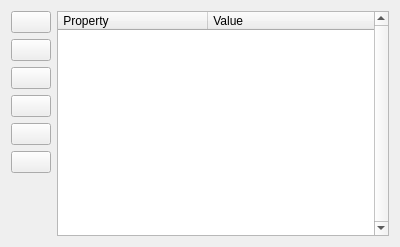
<?xml version="1.0" encoding="UTF-8"?>
<ui version="4.0">
 <class>properties_widget</class>
 <widget class="QWidget" name="properties_widget">
  <property name="geometry">
   <rect>
    <x>0</x>
    <y>0</y>
    <width>400</width>
    <height>247</height>
   </rect>
  </property>
  <layout class="QVBoxLayout" name="verticalLayout">
   <item>
    <layout class="QGridLayout" name="gridLayout">
     <item row="0" column="0">
      <layout class="QVBoxLayout" name="leftButtonsLayout">
       <item>
        <widget class="QPushButton" name="newPropertyButton">
         <property name="toolTip">
          <string>Add property</string>
         </property>
         <property name="text">
          <string/>
         </property>
         <property name="icon">
          <iconset resource="../../tactile.qrc">
           <normaloff>:/resources/icons/fluent/64/add.png</normaloff>:/resources/icons/fluent/64/add.png</iconset>
         </property>
        </widget>
       </item>
       <item>
        <widget class="QPushButton" name="removePropertyButton">
         <property name="toolTip">
          <string>Remove property</string>
         </property>
         <property name="text">
          <string/>
         </property>
         <property name="icon">
          <iconset resource="../../tactile.qrc">
           <normaloff>:/resources/icons/fluent/64/remove.png</normaloff>:/resources/icons/fluent/64/remove.png</iconset>
         </property>
        </widget>
       </item>
       <item>
        <widget class="QPushButton" name="duplicatePropertyButton">
         <property name="toolTip">
          <string>Duplicate property</string>
         </property>
         <property name="text">
          <string/>
         </property>
         <property name="icon">
          <iconset resource="../../tactile.qrc">
           <normaloff>:/resources/icons/color/64/new-copy.png</normaloff>:/resources/icons/color/64/new-copy.png</iconset>
         </property>
        </widget>
       </item>
       <item>
        <widget class="QPushButton" name="renamePropertyButton">
         <property name="toolTip">
          <string>Rename property</string>
         </property>
         <property name="text">
          <string/>
         </property>
         <property name="icon">
          <iconset resource="../../tactile.qrc">
           <normaloff>:/resources/icons/color/64/rename.png</normaloff>:/resources/icons/color/64/rename.png</iconset>
         </property>
        </widget>
       </item>
       <item>
        <widget class="QPushButton" name="upButton">
         <property name="toolTip">
          <string>Move property up</string>
         </property>
         <property name="text">
          <string/>
         </property>
         <property name="icon">
          <iconset resource="../../tactile.qrc">
           <normaloff>:/resources/icons/fluent/64/arrow-up.png</normaloff>:/resources/icons/fluent/64/arrow-up.png</iconset>
         </property>
        </widget>
       </item>
       <item>
        <widget class="QPushButton" name="downButton">
         <property name="toolTip">
          <string>Move property down</string>
         </property>
         <property name="text">
          <string/>
         </property>
         <property name="icon">
          <iconset resource="../../tactile.qrc">
           <normaloff>:/resources/icons/fluent/64/arrow-down.png</normaloff>:/resources/icons/fluent/64/arrow-down.png</iconset>
         </property>
        </widget>
       </item>
       <item>
        <spacer name="verticalSpacer">
         <property name="orientation">
          <enum>Qt::Vertical</enum>
         </property>
         <property name="sizeHint" stdset="0">
          <size>
           <width>20</width>
           <height>0</height>
          </size>
         </property>
        </spacer>
       </item>
      </layout>
     </item>
     <item row="0" column="1">
      <widget class="QTreeWidget" name="treeWidget">
       <property name="contextMenuPolicy">
        <enum>Qt::CustomContextMenu</enum>
       </property>
       <property name="frameShadow">
        <enum>QFrame::Plain</enum>
       </property>
       <property name="midLineWidth">
        <number>1</number>
       </property>
       <property name="verticalScrollBarPolicy">
        <enum>Qt::ScrollBarAlwaysOn</enum>
       </property>
       <property name="horizontalScrollBarPolicy">
        <enum>Qt::ScrollBarAsNeeded</enum>
       </property>
       <property name="tabKeyNavigation">
        <bool>true</bool>
       </property>
       <property name="alternatingRowColors">
        <bool>true</bool>
       </property>
       <property name="rootIsDecorated">
        <bool>false</bool>
       </property>
       <property name="uniformRowHeights">
        <bool>true</bool>
       </property>
       <property name="animated">
        <bool>false</bool>
       </property>
       <property name="columnCount">
        <number>2</number>
       </property>
       <attribute name="headerMinimumSectionSize">
        <number>55</number>
       </attribute>
       <attribute name="headerDefaultSectionSize">
        <number>150</number>
       </attribute>
       <attribute name="headerHighlightSections">
        <bool>false</bool>
       </attribute>
       <column>
        <property name="text">
         <string> Property</string>
        </property>
        <property name="textAlignment">
         <set>AlignLeading|AlignTop</set>
        </property>
       </column>
       <column>
        <property name="text">
         <string> Value</string>
        </property>
       </column>
      </widget>
     </item>
    </layout>
   </item>
  </layout>
 </widget>
 <resources>
  <include location="../../tactile.qrc"/>
 </resources>
 <connections/>
</ui>
